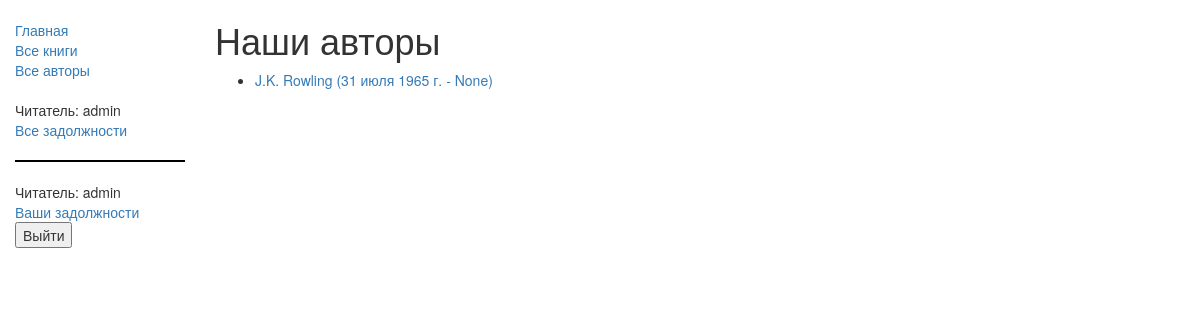
The app's page /catalog/author/ (signed in) with its own data.
### catalog/models.py (models this page shows, shortened)
class Author(models.Model):
    first_name = models.CharField(max_length=100)
    last_name = models.CharField(max_length=100)
    date_of_birth = models.DateField(null=True, blank=True)
    date_of_death = models.DateField('Died', null=True, blank=True)
    def get_absolute_url(self):
        return reverse('author-detail', args=[str(self.id)])

### catalog/views.py (the view)
class AuthorsListView (generic.ListView):
    model = Author

### catalog/templates/catalog/author_list.html
{% extends "base_generic.html" %}
{% block content %}
    <h1>Наши авторы</h1>
    {% if author_list %}
    <ul>
      {% for author in author_list %}
      <li>
        <a href="{{ author.get_absolute_url }}">{{ author.first_name }} {{ author.last_name }} ({{ author.date_of_birth }} - {{ author.date_of_death }})</a>
      </li>
      {% endfor %}
    </ul>
    {% else %}
      <p>Авторов нет</p>
    {% endif %}
{% endblock %}

### catalog/templates/base_generic.html (shortened to what this page needs)
    <!doctype html>
    <html lang="en">
      <head>
        <link
          rel="stylesheet"
          href="https://maxcdn.bootstrapcdn.com/bootstrap/3.3.7/css/bootstrap.min.css" />
        {% load static %}
        <link rel="stylesheet" type="text/css" href="{% static 'css/style.css' %}" />
      </head>
      <body>
        <div class="container-fluid">
          <div class="row">
            <div class="col-sm-2">
              {% block sidebar %}
                <ul class="sidebar-nav">
                  <li><a href="{% url 'index' %}">Главная</a></li>
                  <li><a href="{% url 'books' %}">Все книги</a></li>
                  <li><a href="{% url 'authors' %}">Все авторы</a></li>
                    <br>
                    <div class="sibebarUser">
                         {% if user.is_staff %}
                             <li>Читатель: {{ user.get_username }}</li>
                             <li><a href="{% url 'bib-borrowed' %}">Все задолжности</a></li>
                         {% endif %}
                    </div>
                    <br>
                 {% if user.is_authenticated %}
                     <li>Читатель: {{ user.get_username }}</li>
                     <li><a href="{% url 'my-borrowed' %}">Ваши задолжности</a></li>
                     <form action="{% url 'logout' %}" method="post">
                        <button class="dropdown-item" type="submit">Выйти</button>
                     </form>
                 {% else %}
                     <li><a href="{% url 'login'%}">Зайти</a></li>
                 {% endif %}
                </ul>
              {% endblock %}
            </div>
            <div class="col-sm-10 ">{% block content %}{% endblock %}</div>
          </div>
        </div>
      </body>
    </html>

### catalog/static/css/style.css (style rules this page uses)
.sidebar-nav { margin-top: 20px; padding: 0; list-style: none; }
.sibebarUser { padding-bottom: 20px; border-bottom: black solid 2px; }

### records on screen
Author: first_name "J.K.", last_name "Rowling", date_of_birth "31 июля 1965 г.", date_of_death "None"

### other values on screen
{{ user.get_username }} "admin"
